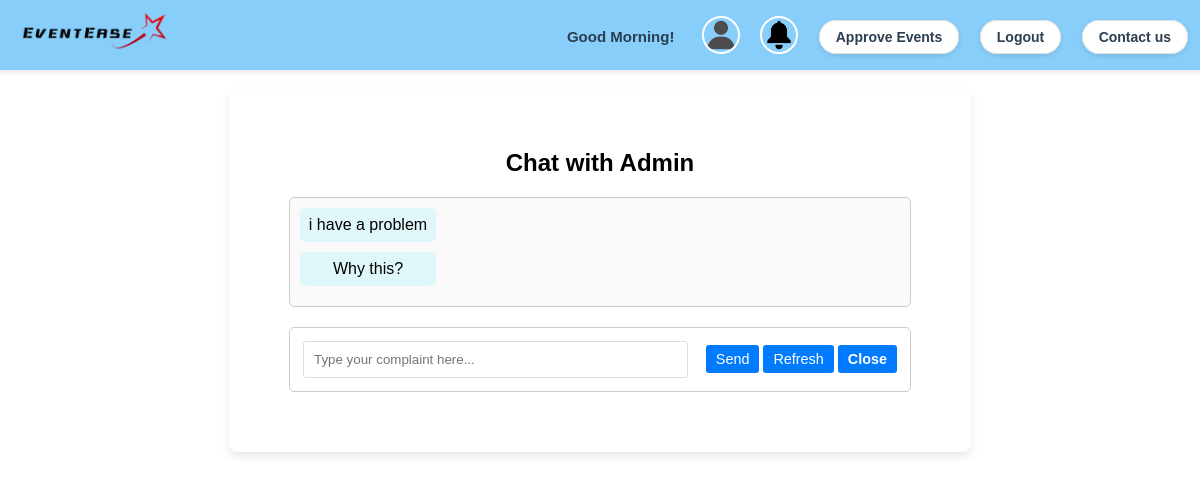
The page /chat.php (signed in) on the database its author committed.
### tables this page shows
CREATE TABLE `contact_support_data` (
  `row_no` int(11) NOT NULL,
  `no` int(11) NOT NULL,
  `user_msg` varchar(1000) NOT NULL,
  `admin_msg` varchar(1000) NOT NULL
);

### app/Models/contactus.php (called while the page is built, shortened)
<?php
class contactus {
    public function getChatDetails($email, Database $database) {
    $conn = $database->getConnection();
    $query = "SELECT no FROM contact_support WHERE email = ?";
    $stmt = $conn->prepare($query);
    $stmt->bind_param("s", $email);
    $stmt->execute();
    $result = $stmt->get_result();
    $chatDetails = $result->fetch_assoc();
    $no = $chatDetails['no'];
    $query2 = "SELECT user_msg, admin_msg, no FROM contact_support_data WHERE no = ?";
    $stmt2 = $conn->prepare($query2);
    $stmt2->bind_param("i", $no);
    $stmt2->execute();
    $result2 = $stmt2->get_result();
    $chats = [];
    while ($row = $result2->fetch_assoc()) {
        $chats[] = $row;
    }
    return $chats;
}
}?>

### app/Models/UserModel.php (called while the page is built, shortened)
<?php
class UserModel {
    public function getUserData($username, Database $database) {
        $conn = $database->getConnection();
        $sql = "SELECT u.*, r.role_name, c.Cnt_num, os.*, o.*,em.*
                FROM users u
                JOIN roles r ON u.usertype = r.role_id
                LEFT JOIN contact_numbers c ON u.No = c.Cnt_no
                LEFT JOIN organizer_society as os ON u.No=os.organizer_no
                LEFT JOIN organizations as o ON os.organization_no=o.orgno
                Left join event_members as em ON u.No=em.member_id
                WHERE u.username = ?";
        $stmt = $conn->prepare($sql);
        $stmt->bind_param("s", $username);
        $stmt->execute();
        $result = $stmt->get_result();
        $userData = null;
        $contactNumbers = [];
        while ($row = $result->fetch_assoc()) {
            if (!$userData) {
                $userData = $row;
                unset($userData['Cnt_num']);
            }
        }
        if ($userData) {
            $userData['contact_numbers'] = $contactNumbers;
            return $userData;
        } else {
            return null;
        }
    }
}
?>

### app/Controllers/HeaderController.php (called while the page is built, shortened)
<?php
class HeaderController {
    private $usermodel;
    public function __construct() {
        $database = new Database();
        $conn = $database->getConnection();
        $this->usermodel = new UserModel($conn);
    }
    public function render() {
        $database = new Database();
        $username = isset($_SESSION['username']) ? $_SESSION['username'] : 'Guest';
        if ($username !== 'Guest') {
            $userData = $this->usermodel->getUserData($username, $database);
        }
        require __DIR__ . '/../Views/events/header.php';
    }
}
?>

### app/views/events/chat.php (the view, shortened to what this page needs)
<!DOCTYPE html>
<html lang="en">
<head>
    <link rel="stylesheet" type="text/css" href="./css/chat.css">
</head>
<body>
    <div class="chatbody">
        <div class="container">
            <div class="header">
                <h1>Chat with Admin</h1>
            </div>
            <div class="chat-container">
                <div class="messages-container">
                    <?php if (!empty($chats)): ?>
                        <?php foreach ($chats as $message): ?>
                            <?php if (!empty($message['user_msg'])): ?>
                                <div class="user-message">
                                    <?php echo htmlspecialchars($message['user_msg']); ?>
                                </div>
                            <?php endif; ?>
                        <?php endforeach; ?>
                    <?php else: ?>
                        <p>No chats available.</p>
                    <?php endif; ?>
                </div>
            </div>
            <div class="typing-area">
                <form method="POST" action="">
                    <table class="typing-table">
                        <tr>
                            <td>
                                <input type="text" name="message" placeholder="Type your complaint here..." class="message-input">
                            </td>
                            <td>
                                <button type="submit" class="send-button">Send</button>
                            </td>
                            <td>
                                <button type='submit' name='refresh' value='1'>Refresh</button>
                            </td>
                            <td>
                                <?php if($userData['usertype']=='0'):?>
                                    <a href="feedback.php" class="button-link">Close</a>
                                <?php else:?>
                                    <a href="userprofile.php" class="button-link">Close</a>
                                <?php endif;?>
                            </td>
                        </tr>
                    </table>
                </form>
            </div>
        </div>
    </div>
</body>
</html>

### public/css/headerstyle.css (style rules this page uses)
body { margin: -1px; padding: -1px; font-family: Arial, Helvetica, sans-serif; }
a { text-decoration: none; font-family: sans-serif; font-weight: bold; }

### public/css/chat.css (style rules this page uses)
.chat-container { border: 1px solid #ccc; padding: 10px; margin: 20px auto; border-radius: 5px; background-color: #f9f9f9; max-width: 600px; }
.messages-container { display: flex; flex-direction: column; }
.user-message, .admin-reply { padding: 8px; border-radius: 5px; margin-bottom: 10px; word-wrap: break-word; max-width: 70%; min-width: 20%; clear: both; }
.user-message { background-color: #e0f7fa; align-self: flex-start; }
.typing-area { margin-top: 15px; padding: 10px; background-color: #fff; border: 1px solid #ccc; border-radius: 5px; max-width: 600px; min-width: 20%; margin: 20px auto; align-items: center; }
.typing-table { width: 100%; }
.typing-table td:first-child { width: 80%; padding-right: 5px; }
.typing-table td:last-child { width: 10%; }
.typing-area input[type="text"] { width: calc(100% - 10px); padding: 10px; border: 1px solid #ddd; border-radius: 3px; box-sizing: border-box; }
.typing-area button { padding: 6px 10px; background-color: #007bff; color: white; border: none; border-radius: 3px; cursor: pointer; font-size: 0.9em; }
.header h1 { font-size: 1.5em; margin: 0; padding: 20px 0 0 0; text-align: center; }
.container { padding: 40px 60px; border-radius: 8px; margin: 20px; background-color: white; box-shadow: 0 4px 8px rgba(0, 0, 0, 0.1); width: max-content; }
.chatbody { text-align: -webkit-center; }
.button-link { padding: 6px 10px; background-color: #007bff; color: white; border: none; border-radius: 3px; cursor: pointer; font-size: 0.9em; text-decoration: none; }

### rows shown on the page
contact_support_data: user_msg "i have a problem"
contact_support_data: user_msg "Why this?"
